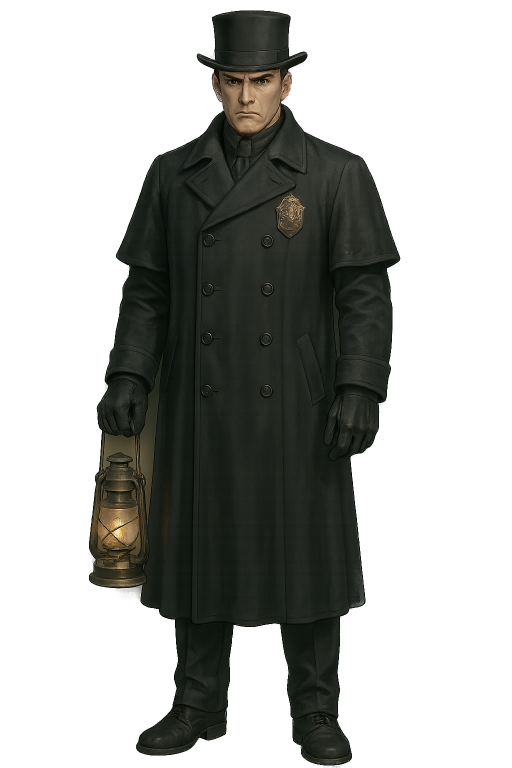
#> input picture tingen/assets/characters/nighthawk_captain.png, 1024 x 1536 px (shown at 1/2 size)
$ python -i cast_chibi.py   (imports and definitions only)
#> lines starting #> are read from the running program, lines starting #| are printed output that depends on the picture
#> further down, picture is the input picture: PIL image 1024x1536 RGBA; mean R, G, B, A 38.2, 40.8, 33.1, 97
#!/usr/bin/env python3
"""Chibi-fy the rest of the cast (nighthawk_captain, priest, bieber_monster) into the
SAME locked dense cozy-chibi style as Klein, and package each as a Stage-A design sheet
for the animation agent's generate_tingen_anim.py pipeline.

Per character: gen FRONT (loose restyle of the existing hero sprite so identity carries),
then SIDE + BACK conditioned on that new front at HIGH fidelity for turnaround
consistency, mirror side->right, and composite a design sheet (front | side | back +
face close-up + palette) on flat warm-gray -- a drop-in anim/<char>/_design.png.

Writes ONLY under out_image2/cast_chibi/ -- touches no anim-agent files.

Out: out_image2/cast_chibi/<char>/{front,side,back,right}.png
     out_image2/cast_chibi/_handoff/{<char>_chibi_designsheet.png, <char>_chibi_master.png}
"""

from __future__ import annotations

from PIL import Image, ImageDraw

import generate_tingen_image2 as g
from klein_char_experiment import COMMON, _key

OUT = g.OUT_DIR / "cast_chibi"
HANDOFF = OUT / "_handoff"
QUALITY = "medium"
BG = (224, 221, 217)
SHEET = (1536, 1024)

CAST: dict = {
    "nighthawk_captain": {
        "ref": g.OUT_DIR / "characters/nighthawk_captain.png",
        "prop": "a slightly oversized head on a small body about 2.5 heads tall",
        "expr": "stern, grim and resolute",
        "ident": (
            "a stern Nighthawk captain in a black top hat and a long dark double-breasted caped "
            "Inverness overcoat with a brass shield badge on the chest, black leather gloves, "
            "holding a glowing brass oil lantern in one hand, square-jawed"
        ),
    },
    "priest": {
        "ref": g.OUT_DIR / "characters/priest.png",
        "prop": "a slightly oversized head on a small body about 2.5 heads tall",
        "expr": "solemn, severe and hollow-eyed",
        "ident": (
            "a gaunt balding cathedral priest with thinning grey hair and sunken cheeks, in a "
            "long dark clerical cassock buttoned down the front with a white collar and a silver "
            "cross pendant on a chain"
        ),
    },
    "bieber_monster": {
        "ref": g.OUT_DIR / "enemies/bieber_monster.png",
        "prop": "a big heavy head and a hulking compact hunched body about 3 heads tall",
        "expr": "eerie, menacing and unsettling, NOT cute and NOT friendly",
        "ident": (
            "a ritual-warped Beyonder horror with a gaunt rotted face and a single glowing red "
            "eye, a torn tattered grey Victorian suit and waistcoat, and a radiating crown of "
            "antler-like bony branch growths sprawling from its back and shoulders, long clawed "
            "limbs"
        ),
    },
}


# [26 lines left out: functions front_prompt, dir_prompt, not called in this run]


def trim(im: Image.Image) -> Image.Image:
    bbox = im.getbbox()
    return im.crop(bbox) if bbox else im


# [5 lines left out: function fit, not called in this run]


def _close(a, b, tol=26) -> bool:
    return all(abs(x - y) <= tol for x, y in zip(a, b))


def palette(im: Image.Image, k: int = 6):
#> called with k = 6
    rgb = Image.new("RGB", im.size, BG)
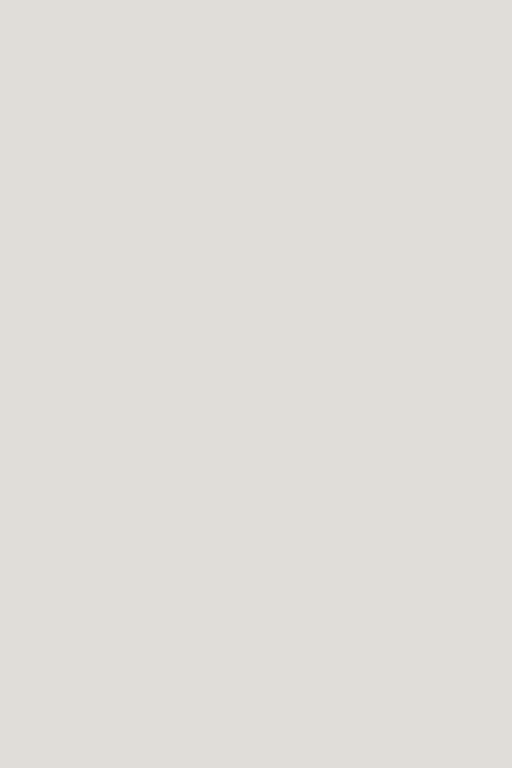
#> rgb: PIL image 1024x1536 RGB (shown at 1/2 size); mean R, G, B 224, 221, 217
    rgb.paste(im.convert("RGB"), mask=im.split()[3])
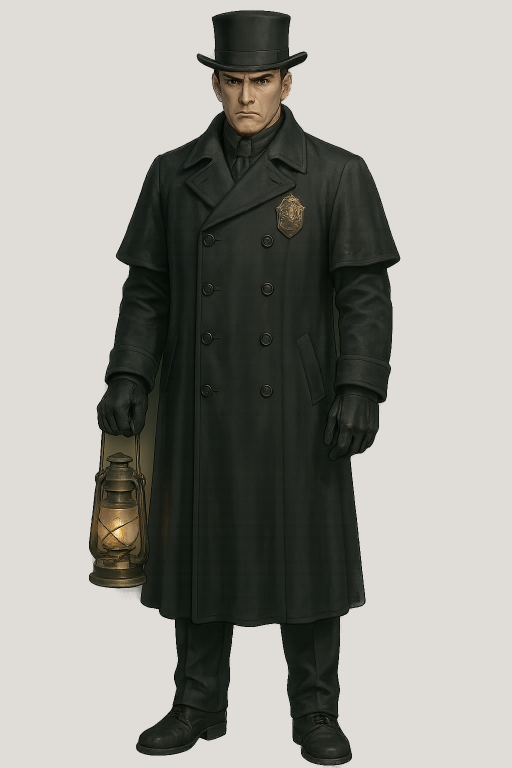
#> rgb: PIL image 1024x1536 RGB (shown at 1/2 size); mean R, G, B 152.7, 151.9, 146.6
    q = rgb.quantize(colors=k + 3, method=Image.FASTOCTREE).convert("RGB")
    out = []
    for _cnt, col in sorted(q.getcolors(maxcolors=1 << 20), reverse=True):
        if _close(col, BG):
            continue
        out.append(col)
        if len(out) >= k:
            break
#> this loop made 7 passes
#> (_cnt, col) on passes 1 to 7: (975545, (223, 220, 216)), (555237, (30, 35, 29)), (16771, (84, 74, 53)), (6874, (101, 91, 73)), (6344, (143, 114, 83)), (5624, (172, 140, 105)), (3474, (70, 58, 39))
#> after the loop, out = [(30, 35, 29), (84, 74, 53), (101, 91, 73), (143, 114, 83), (172, 140, 105), (70, 58, 39)]
    return out


# [18 lines left out: function build_sheet, not called in this run]


def gen(prompt, refs, hi):
    return g.generate(prompt, "1024x1024", "transparent", QUALITY, refs, hi)


# [54 lines left out: function main, not called in this run]


# [2 lines not run here, left out]

>>> from PIL import Image
>>> picture = Image.open('../tingen/assets/characters/nighthawk_captain.png')
>>> result = palette(picture)
#> result has the same summary as out in palette

$ run again, on tingen/assets/characters/dr_aldous_crane.png
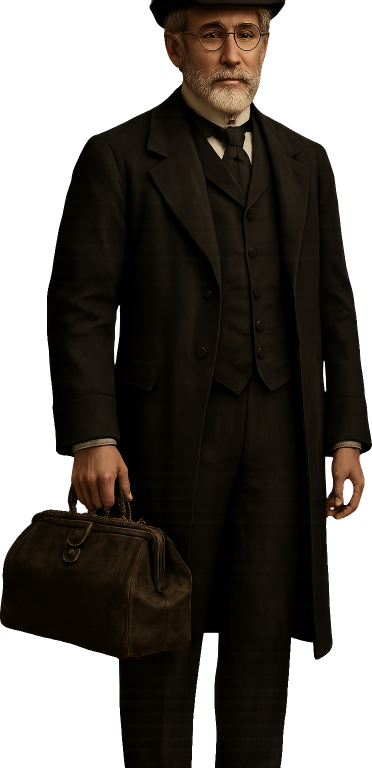
#> input picture tingen/assets/characters/dr_aldous_crane.png, 744 x 1536 px (shown at 1/2 size)
#> picture is the input picture: PIL image 744x1536 RGBA; mean R, G, B, A 15.6, 11.2, 6.5, 163.9
#> in palette, `rgb.paste(im.convert("RGB"), mask=im.split()[3])`:
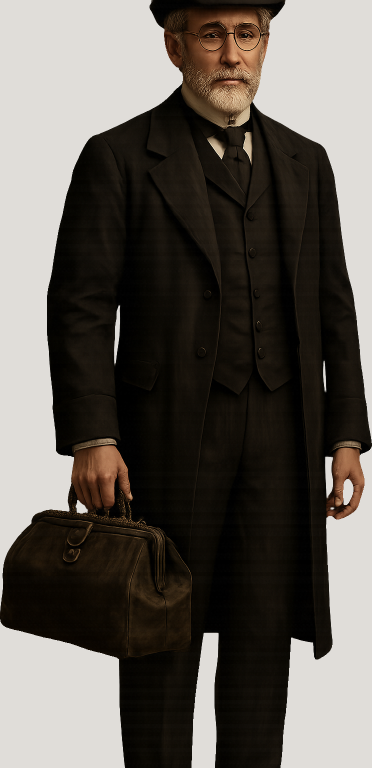
#> rgb: PIL image 744x1536 RGB (shown at 1/2 size); mean R, G, B 95.3, 90, 83.9
#> in palette, `q = rgb.quantize(colors=k + 3, method=Image.FASTOCTREE).convert("RGB")`:
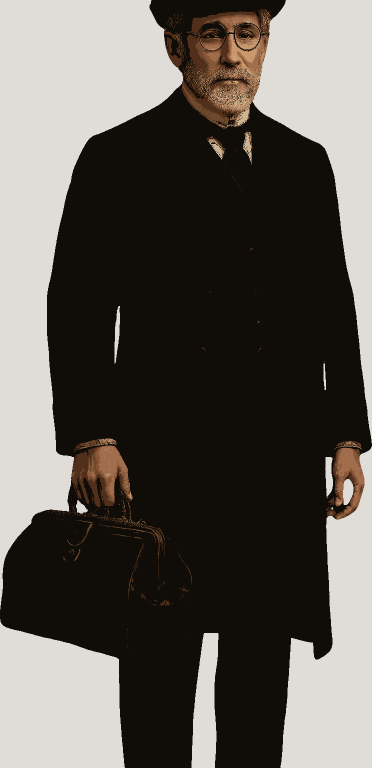
#> q: PIL image 744x1536 RGB (shown at 1/2 size); mean R, G, B 94.4, 89.2, 83.2
#> the loop in palette, `for _cnt, col in sorted(q.getcolors(maxcolors=1 << 20), reverse=True):` made 7 passes
#> (_cnt, col) on passes 1 to 7: (689419, (16, 12, 7)), (404665, (224, 221, 216)), (17324, (81, 47, 26)), (10931, (160, 110, 76)), (7926, (109, 73, 46)), (5106, (138, 86, 56)), (2899, (177, 139, 103))
#> after the loop in palette, `for _cnt, col in sorted(q.getcolors(maxcolors=1 << 20), reverse=True):`: out = [(16, 12, 7), (81, 47, 26), (160, 110, 76), (109, 73, 46), (138, 86, 56), (177, 139, 103)]
#> result has the same summary as out in palette
